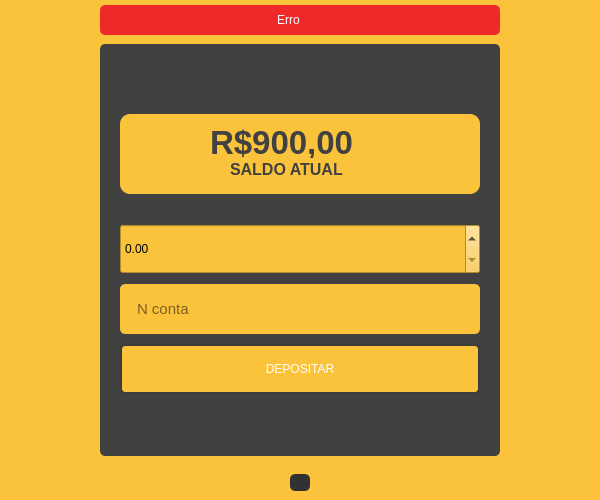
<?xml version="1.0" encoding="UTF-8"?>
<ui version="4.0">
 <class>MainWindow</class>
 <widget class="QMainWindow" name="MainWindow">
  <property name="geometry">
   <rect>
    <x>0</x>
    <y>0</y>
    <width>600</width>
    <height>500</height>
   </rect>
  </property>
  <property name="minimumSize">
   <size>
    <width>600</width>
    <height>500</height>
   </size>
  </property>
  <property name="windowTitle">
   <string>Transferência</string>
  </property>
  <property name="windowIcon">
   <iconset resource="file_rc.qrc">
    <normaloff>:/Icon/src/img/icon.ico</normaloff>:/Icon/src/img/icon.ico</iconset>
  </property>
  <property name="styleSheet">
   <string notr="true">background-color: rgb(251, 195, 60);</string>
  </property>
  <widget class="QWidget" name="centralwidget">
   <layout class="QVBoxLayout" name="verticalLayout">
    <property name="spacing">
     <number>0</number>
    </property>
    <property name="leftMargin">
     <number>0</number>
    </property>
    <property name="topMargin">
     <number>0</number>
    </property>
    <property name="rightMargin">
     <number>0</number>
    </property>
    <property name="bottomMargin">
     <number>0</number>
    </property>
    <item>
     <widget class="QFrame" name="frame_topbar">
      <property name="maximumSize">
       <size>
        <width>16777215</width>
        <height>35</height>
       </size>
      </property>
      <property name="styleSheet">
       <string notr="true"/>
      </property>
      <property name="frameShape">
       <enum>QFrame::NoFrame</enum>
      </property>
      <property name="frameShadow">
       <enum>QFrame::Raised</enum>
      </property>
      <layout class="QHBoxLayout" name="horizontalLayout_2">
       <property name="spacing">
        <number>0</number>
       </property>
       <property name="leftMargin">
        <number>0</number>
       </property>
       <property name="topMargin">
        <number>5</number>
       </property>
       <property name="rightMargin">
        <number>0</number>
       </property>
       <property name="bottomMargin">
        <number>0</number>
       </property>
       <item>
        <widget class="QFrame" name="frame_erro">
         <property name="maximumSize">
          <size>
           <width>400</width>
           <height>16777215</height>
          </size>
         </property>
         <property name="styleSheet">
          <string notr="true">background-color: rgb(239, 41, 41);
border-radius: 5px;

</string>
         </property>
         <property name="frameShape">
          <enum>QFrame::StyledPanel</enum>
         </property>
         <property name="frameShadow">
          <enum>QFrame::Raised</enum>
         </property>
         <layout class="QHBoxLayout" name="horizontalLayout_3">
          <property name="spacing">
           <number>3</number>
          </property>
          <property name="leftMargin">
           <number>10</number>
          </property>
          <property name="topMargin">
           <number>3</number>
          </property>
          <property name="rightMargin">
           <number>10</number>
          </property>
          <property name="bottomMargin">
           <number>3</number>
          </property>
          <item>
           <widget class="QLabel" name="label_erro">
            <property name="styleSheet">
             <string notr="true">color:white;</string>
            </property>
            <property name="text">
             <string>Erro</string>
            </property>
            <property name="alignment">
             <set>Qt::AlignCenter</set>
            </property>
           </widget>
          </item>
          <item>
           <widget class="QPushButton" name="btn_x">
            <property name="maximumSize">
             <size>
              <width>20</width>
              <height>20</height>
             </size>
            </property>
            <property name="styleSheet">
             <string notr="true">QPushButton{
	border-radius: 5px;
	background-image: url(:/Close_image/src/img/cil-x.png);
	background-position: center;
}

QPushButton:hover{
	color: rgb(238, 238, 236);
	background-color: rgb(50, 50, 50);
}

QPushButton:pressed{
	color: rgb(238, 238, 236);
	background-color: rgb(35, 35, 35);
}</string>
            </property>
            <property name="text">
             <string/>
            </property>
           </widget>
          </item>
         </layout>
        </widget>
       </item>
      </layout>
     </widget>
    </item>
    <item>
     <widget class="QFrame" name="frame_content">
      <property name="styleSheet">
       <string notr="true"/>
      </property>
      <property name="frameShape">
       <enum>QFrame::NoFrame</enum>
      </property>
      <property name="frameShadow">
       <enum>QFrame::Raised</enum>
      </property>
      <layout class="QHBoxLayout" name="horizontalLayout">
       <item>
        <widget class="QFrame" name="frame_center">
         <property name="minimumSize">
          <size>
           <width>0</width>
           <height>0</height>
          </size>
         </property>
         <property name="maximumSize">
          <size>
           <width>400</width>
           <height>500</height>
          </size>
         </property>
         <property name="styleSheet">
          <string notr="true">QFrame{
	background-color: rgb(65, 65, 65);
	border-radius: 5px;
}
</string>
         </property>
         <property name="frameShape">
          <enum>QFrame::NoFrame</enum>
         </property>
         <property name="frameShadow">
          <enum>QFrame::Raised</enum>
         </property>
         <widget class="QFrame" name="frame_logo">
          <property name="geometry">
           <rect>
            <x>20</x>
            <y>5</y>
            <width>360</width>
            <height>50</height>
           </rect>
          </property>
          <property name="styleSheet">
           <string notr="true">background-image: url(:/Logo_nav/src/img/logo_nav.png);
background-position: center;
background-repeat: no-repeat;
border: 0px;
border-radius: 5px;R</string>
          </property>
          <property name="frameShape">
           <enum>QFrame::StyledPanel</enum>
          </property>
          <property name="frameShadow">
           <enum>QFrame::Raised</enum>
          </property>
         </widget>
         <widget class="QFrame" name="frame_card">
          <property name="geometry">
           <rect>
            <x>20</x>
            <y>70</y>
            <width>360</width>
            <height>80</height>
           </rect>
          </property>
          <property name="styleSheet">
           <string notr="true">QFrame{
	background-color: rgb(251, 195, 60);
	border-radius: 10px;
}</string>
          </property>
          <property name="frameShape">
           <enum>QFrame::StyledPanel</enum>
          </property>
          <property name="frameShadow">
           <enum>QFrame::Raised</enum>
          </property>
          <widget class="QLabel" name="label_balance">
           <property name="geometry">
            <rect>
             <x>90</x>
             <y>13</y>
             <width>161</width>
             <height>31</height>
            </rect>
           </property>
           <property name="font">
            <font>
             <pointsize>25</pointsize>
             <weight>75</weight>
             <bold>true</bold>
            </font>
           </property>
           <property name="styleSheet">
            <string notr="true">color: rgb(65, 65, 65);</string>
           </property>
           <property name="text">
            <string>R$900,00</string>
           </property>
          </widget>
          <widget class="QLabel" name="label_balance_2">
           <property name="geometry">
            <rect>
             <x>110</x>
             <y>45</y>
             <width>115</width>
             <height>20</height>
            </rect>
           </property>
           <property name="font">
            <font>
             <pointsize>12</pointsize>
             <weight>75</weight>
             <bold>true</bold>
            </font>
           </property>
           <property name="styleSheet">
            <string notr="true">color: rgb(65, 65, 65);</string>
           </property>
           <property name="text">
            <string>SALDO ATUAL</string>
           </property>
          </widget>
         </widget>
         <widget class="QPushButton" name="btn_withdraw">
          <property name="geometry">
           <rect>
            <x>20</x>
            <y>300</y>
            <width>360</width>
            <height>50</height>
           </rect>
          </property>
          <property name="styleSheet">
           <string notr="true">QPushButton{
	background-color: rgb(251, 195, 60);
	border: 2px solid rgb(60,60,60);
	border-radius: 5px;
	color: white;
}
QPushButton:hover{
	background-color: rgb(60, 60, 60);
	border: 2px solid rgb(70,70,70);
	border-radius: 5px;
}

QPushButton:pressed{
	background-color: rgb(251, 195, 60);
	border: 2px solid rgb(255, 165, 24);
	border-radius: 5px;
	color: black;
}
</string>
          </property>
          <property name="text">
           <string>DEPOSITAR</string>
          </property>
         </widget>
         <widget class="QDoubleSpinBox" name="in_value">
          <property name="geometry">
           <rect>
            <x>20</x>
            <y>180</y>
            <width>360</width>
            <height>50</height>
           </rect>
          </property>
          <property name="decimals">
           <number>2</number>
          </property>
          <property name="maximum">
           <double>999.990000000000009</double>
          </property>
         </widget>
         <widget class="QLineEdit" name="in_num_account">
          <property name="geometry">
           <rect>
            <x>20</x>
            <y>240</y>
            <width>360</width>
            <height>50</height>
           </rect>
          </property>
          <property name="font">
           <font>
            <pointsize>11</pointsize>
           </font>
          </property>
          <property name="styleSheet">
           <string notr="true">QLineEdit{
	background-color: rgb(251, 195, 60);
	border-radius: 5px;
	padding: 15px;
	color: black;
}
QLineEdit:hover{
	border: 2px solid rgb(55, 55, 55);
}
QLineEdit:focus{
	border: 2px solid white;
}
/*
QLineEdit{
	background-color: rgb(30,30,30);
	border: 2px solid rgb(35, 35, 35);
	border-radius: 5px;
	padding: 15px;
	color: rgb(255, 255, 255);
}
QLineEdit:hover{
	border: 2px solid rgb(55, 55, 55);
}
QLineEdit:focus{
	border: 2px solid rgb(251, 195, 60);
}
*/





</string>
          </property>
          <property name="maxLength">
           <number>8</number>
          </property>
          <property name="placeholderText">
           <string>N conta</string>
          </property>
         </widget>
        </widget>
       </item>
      </layout>
     </widget>
    </item>
    <item>
     <widget class="QFrame" name="frame_bottom">
      <property name="maximumSize">
       <size>
        <width>16777215</width>
        <height>35</height>
       </size>
      </property>
      <property name="styleSheet">
       <string notr="true"/>
      </property>
      <property name="frameShape">
       <enum>QFrame::NoFrame</enum>
      </property>
      <property name="frameShadow">
       <enum>QFrame::Raised</enum>
      </property>
      <layout class="QHBoxLayout" name="horizontalLayout_4">
       <item>
        <widget class="QPushButton" name="btn_back">
         <property name="maximumSize">
          <size>
           <width>20</width>
           <height>20</height>
          </size>
         </property>
         <property name="styleSheet">
          <string notr="true">QPushButton{
	background-color: rgb(50, 50, 50);
	background-image: url(:/Back_image/src/img/back.png);
	border-radius: 5px;
	background-position: center;
}

QPushButton:hover{
	color: rgb(238, 238, 236);
	background-color: rgb(65, 65, 65);
}

QPushButton:pressed{
	color: rgb(238, 238, 236);
	background-color: rgb(35, 35, 35);
}</string>
         </property>
         <property name="text">
          <string/>
         </property>
        </widget>
       </item>
      </layout>
     </widget>
    </item>
   </layout>
  </widget>
  <widget class="QMenuBar" name="menubar">
   <property name="geometry">
    <rect>
     <x>0</x>
     <y>0</y>
     <width>600</width>
     <height>27</height>
    </rect>
   </property>
  </widget>
 </widget>
 <resources>
  <include location="file_rc.qrc"/>
 </resources>
 <connections/>
</ui>
